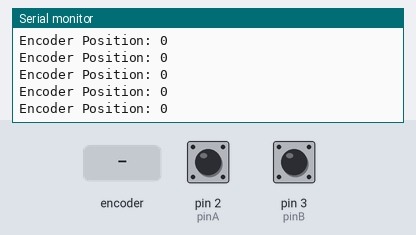
A sketch run on a simulated Arduino Uno, built with avr-gcc and run on an emulated ATmega328P. Shown: the last lines printed to the serial monitor. Inputs (shaded band) come from the test bench; at power-on: pin 2 (pinA) HIGH, pin 3 (pinB) HIGH.

Above: at 1.2 s.
1.3 s: rotary encoder on pin 2 (pinA) / pin 3 (pinB) turned 1 step (first pin leading)
At 2.3 s:
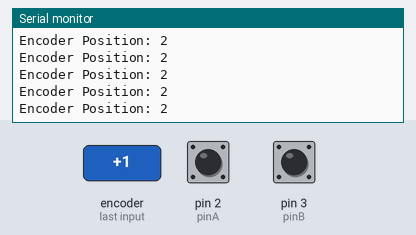
4.5 s: rotary encoder on pin 2 (pinA) / pin 3 (pinB) turned 3 steps (first pin leading)
At 5.4 s:
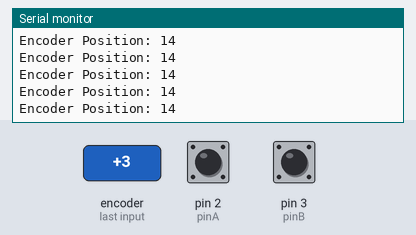
8.1 s: rotary encoder on pin 2 (pinA) / pin 3 (pinB) turned 2 steps (second pin leading)
At 8.7 s:
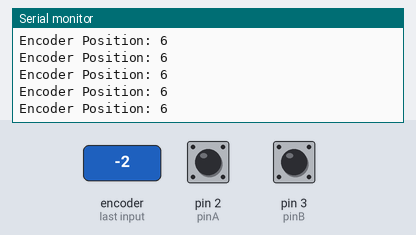
11.5 s: rotary encoder on pin 2 (pinA) / pin 3 (pinB) turned 2 steps (second pin leading)
At 12.2 s:
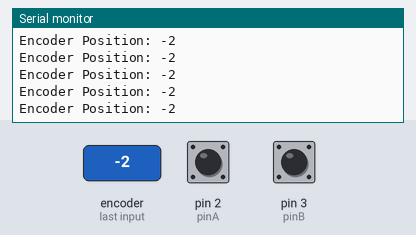
14.9 s: rotary encoder on pin 2 (pinA) / pin 3 (pinB) turned 1 step (first pin leading)
At 15.6 s:
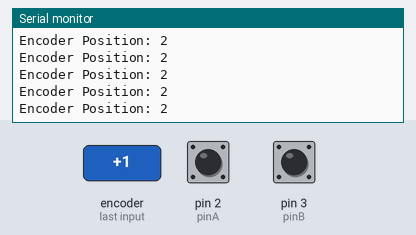
Timing chart, 0 to 17.9 s (numbered marks = the images above; inputs shaded):
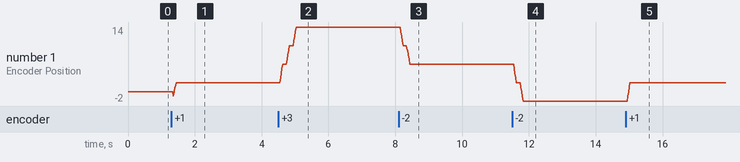

The sketch:

x4_encoding_1.ino
```cpp
const int pinA = 2;
const int pinB = 3;

volatile int encoderPos = 0;
volatile int lastA = LOW;
volatile int lastB = LOW;

void setup() {
  Serial.begin(9600);

  pinMode(pinA, INPUT_PULLUP);
  pinMode(pinB, INPUT_PULLUP);

  attachInterrupt(digitalPinToInterrupt(pinA), updateEncoder, CHANGE);
  attachInterrupt(digitalPinToInterrupt(pinB), updateEncoder, CHANGE);
}

void loop() {
  Serial.print("Encoder Position: ");
  Serial.println(encoderPos);
  delay(10);
}

void updateEncoder() {
  int stateA = digitalRead(pinA);
  int stateB = digitalRead(pinB);

  if (stateA == HIGH && lastA == LOW) {
    if (stateB == LOW) {
      encoderPos++; // Clockwise
    } else {
      encoderPos--; // Counter-clockwise
    }
  } else if (stateA == LOW && lastA == HIGH) {
    if (stateB == HIGH) {
      encoderPos++; // Clockwise
    } else {
      encoderPos--; // Counter-clockwise
    }
  }

  if (stateB == HIGH && lastB == LOW) {
    if (stateA == HIGH) {
      encoderPos++; // Clockwise
    } else {
      encoderPos--; // Counter-clockwise
    }
  } else if (stateB == LOW && lastB == HIGH) {
    if (stateA == LOW) {
      encoderPos++;
    } else {
      encoderPos--;
    }
  }

  lastA = stateA;
  lastB = stateB;
}
```

Measured:
- after the input at 1.3 s, the serial monitor: prints a new line after 0.05 s (image 1)
- after the input at 4.5 s, the serial monitor: prints a new line after 0.07 s (image 2)
- after the input at 8.1 s, the serial monitor: prints a new line after 0.07 s (image 3)
- after the input at 11.5 s, the serial monitor: prints a new line after 0.06 s (image 4)
- after the input at 14.9 s, the serial monitor: prints a new line after 0.06 s (image 5)
- plotted number 1: 0 → 2 after the input at 1.3 s, 2 → 14 after the input at 4.5 s, 14 → 6 after the input at 8.1 s, 6 → -2 after the input at 11.5 s, -2 → 2 after the input at 14.9 s
